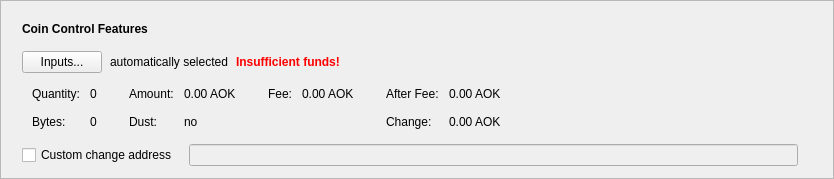
      <widget class="QFrame" name="frameCoinControl">
       <property name="sizePolicy">
        <sizepolicy hsizetype="Expanding" vsizetype="Fixed">
         <horstretch>0</horstretch>
         <verstretch>0</verstretch>
        </sizepolicy>
       </property>
       <property name="frameShape">
        <enum>QFrame::StyledPanel</enum>
       </property>
       <property name="frameShadow">
        <enum>QFrame::Raised</enum>
       </property>
       <layout class="QVBoxLayout" name="verticalLayout_2">
        <item>
         <layout class="QVBoxLayout" name="verticalLayoutCoinControl" stretch="0,0,0,0,0">
          <property name="spacing">
           <number>0</number>
          </property>
          <property name="sizeConstraint">
           <enum>QLayout::SetDefaultConstraint</enum>
          </property>
          <property name="leftMargin">
           <number>10</number>
          </property>
          <property name="topMargin">
           <number>10</number>
          </property>
          <item>
           <layout class="QHBoxLayout" name="horizontalLayoutCoinControl1">
            <property name="bottomMargin">
             <number>15</number>
            </property>
            <item>
             <widget class="QLabel" name="labelCoinControlFeatures">
              <property name="sizePolicy">
               <sizepolicy hsizetype="Preferred" vsizetype="Maximum">
                <horstretch>0</horstretch>
                <verstretch>0</verstretch>
               </sizepolicy>
              </property>
              <property name="font">
               <font>
                <weight>57</weight>
                <bold>false</bold>
               </font>
              </property>
              <property name="styleSheet">
               <string notr="true">font-weight:500;</string>
              </property>
              <property name="text">
               <string>Coin Control Features</string>
              </property>
             </widget>
            </item>
           </layout>
          </item>
          <item>
           <layout class="QHBoxLayout" name="horizontalLayoutCoinControl2" stretch="0,0,0,0">
            <property name="spacing">
             <number>8</number>
            </property>
            <property name="bottomMargin">
             <number>10</number>
            </property>
            <item>
             <widget class="QPushButton" name="pushButtonCoinControl">
              <property name="styleSheet">
               <string notr="true"/>
              </property>
              <property name="text">
               <string>Inputs...</string>
              </property>
              <property name="autoDefault">
               <bool>false</bool>
              </property>
             </widget>
            </item>
            <item>
             <widget class="QLabel" name="labelCoinControlAutomaticallySelected">
              <property name="text">
               <string>automatically selected</string>
              </property>
              <property name="margin">
               <number>5</number>
              </property>
             </widget>
            </item>
            <item>
             <widget class="QLabel" name="labelCoinControlInsuffFunds">
              <property name="font">
               <font>
                <weight>57</weight>
                <bold>false</bold>
               </font>
              </property>
              <property name="styleSheet">
               <string notr="true">color:red;font-weight:500;</string>
              </property>
              <property name="text">
               <string>Insufficient funds!</string>
              </property>
              <property name="margin">
               <number>5</number>
              </property>
             </widget>
            </item>
            <item>
             <spacer name="horizontalSpacerCoinControl">
              <property name="orientation">
               <enum>Qt::Horizontal</enum>
              </property>
              <property name="sizeHint" stdset="0">
               <size>
                <width>40</width>
                <height>1</height>
               </size>
              </property>
             </spacer>
            </item>
           </layout>
          </item>
          <item>
           <widget class="QWidget" name="widgetCoinControl" native="true">
            <property name="sizePolicy">
             <sizepolicy hsizetype="Preferred" vsizetype="Preferred">
              <horstretch>0</horstretch>
              <verstretch>0</verstretch>
             </sizepolicy>
            </property>
            <property name="minimumSize">
             <size>
              <width>0</width>
              <height>0</height>
             </size>
            </property>
            <property name="styleSheet">
             <string notr="true"/>
            </property>
            <layout class="QHBoxLayout" name="horizontalLayoutCoinControl5">
             <property name="leftMargin">
              <number>0</number>
             </property>
             <property name="topMargin">
              <number>0</number>
             </property>
             <property name="rightMargin">
              <number>0</number>
             </property>
             <property name="bottomMargin">
              <number>0</number>
             </property>
             <item>
              <layout class="QHBoxLayout" name="horizontalLayoutCoinControl3" stretch="0,0,0,1">
               <property name="spacing">
                <number>20</number>
               </property>
               <property name="topMargin">
                <number>0</number>
               </property>
               <property name="bottomMargin">
                <number>10</number>
               </property>
               <item>
                <layout class="QFormLayout" name="formLayoutCoinControl1">
                 <property name="horizontalSpacing">
                  <number>10</number>
                 </property>
                 <property name="verticalSpacing">
                  <number>14</number>
                 </property>
                 <property name="leftMargin">
                  <number>10</number>
                 </property>
                 <property name="topMargin">
                  <number>4</number>
                 </property>
                 <property name="rightMargin">
                  <number>6</number>
                 </property>
                 <item row="0" column="0">
                  <widget class="QLabel" name="labelCoinControlQuantityText">
                   <property name="font">
                    <font>
                     <weight>57</weight>
                     <bold>false</bold>
                    </font>
                   </property>
                   <property name="text">
                    <string>Quantity:</string>
                   </property>
                   <property name="margin">
                    <number>0</number>
                   </property>
                  </widget>
                 </item>
                 <item row="0" column="1">
                  <widget class="QLabel" name="labelCoinControlQuantity">
                   <property name="cursor">
                    <cursorShape>IBeamCursor</cursorShape>
                   </property>
                   <property name="contextMenuPolicy">
                    <enum>Qt::ActionsContextMenu</enum>
                   </property>
                   <property name="text">
                    <string notr="true">0</string>
                   </property>
                   <property name="margin">
                    <number>0</number>
                   </property>
                   <property name="textInteractionFlags">
                    <set>Qt::LinksAccessibleByMouse|Qt::TextSelectableByKeyboard|Qt::TextSelectableByMouse</set>
                   </property>
                  </widget>
                 </item>
                 <item row="1" column="0">
                  <widget class="QLabel" name="labelCoinControlBytesText">
                   <property name="font">
                    <font>
                     <weight>57</weight>
                     <bold>false</bold>
                    </font>
                   </property>
                   <property name="text">
                    <string>Bytes:</string>
                   </property>
                  </widget>
                 </item>
                 <item row="1" column="1">
                  <widget class="QLabel" name="labelCoinControlBytes">
                   <property name="cursor">
                    <cursorShape>IBeamCursor</cursorShape>
                   </property>
                   <property name="contextMenuPolicy">
                    <enum>Qt::ActionsContextMenu</enum>
                   </property>
                   <property name="text">
                    <string notr="true">0</string>
                   </property>
                   <property name="textInteractionFlags">
                    <set>Qt::LinksAccessibleByMouse|Qt::TextSelectableByKeyboard|Qt::TextSelectableByMouse</set>
                   </property>
                  </widget>
                 </item>
                </layout>
               </item>
               <item>
                <layout class="QFormLayout" name="formLayoutCoinControl2">
                 <property name="horizontalSpacing">
                  <number>10</number>
                 </property>
                 <property name="verticalSpacing">
                  <number>14</number>
                 </property>
                 <property name="leftMargin">
                  <number>6</number>
                 </property>
                 <property name="topMargin">
                  <number>4</number>
                 </property>
                 <property name="rightMargin">
                  <number>6</number>
                 </property>
                 <item row="0" column="0">
                  <widget class="QLabel" name="labelCoinControlAmountText">
                   <property name="font">
                    <font>
                     <weight>57</weight>
                     <bold>false</bold>
                    </font>
                   </property>
                   <property name="text">
                    <string>Amount:</string>
                   </property>
                   <property name="margin">
                    <number>0</number>
                   </property>
                  </widget>
                 </item>
                 <item row="0" column="1">
                  <widget class="QLabel" name="labelCoinControlAmount">
                   <property name="cursor">
                    <cursorShape>IBeamCursor</cursorShape>
                   </property>
                   <property name="contextMenuPolicy">
                    <enum>Qt::ActionsContextMenu</enum>
                   </property>
                   <property name="text">
                    <string notr="true">0.00 AOK</string>
                   </property>
                   <property name="textInteractionFlags">
                    <set>Qt::LinksAccessibleByMouse|Qt::TextSelectableByKeyboard|Qt::TextSelectableByMouse</set>
                   </property>
                  </widget>
                 </item>
                 <item row="1" column="0">
                  <widget class="QLabel" name="labelCoinControlLowOutputText">
                   <property name="font">
                    <font>
                     <weight>57</weight>
                     <bold>false</bold>
                    </font>
                   </property>
                   <property name="text">
                    <string>Dust:</string>
                   </property>
                  </widget>
                 </item>
                 <item row="1" column="1">
                  <widget class="QLabel" name="labelCoinControlLowOutput">
                   <property name="cursor">
                    <cursorShape>IBeamCursor</cursorShape>
                   </property>
                   <property name="contextMenuPolicy">
                    <enum>Qt::ActionsContextMenu</enum>
                   </property>
                   <property name="text">
                    <string notr="true">no</string>
                   </property>
                   <property name="textInteractionFlags">
                    <set>Qt::LinksAccessibleByMouse|Qt::TextSelectableByKeyboard|Qt::TextSelectableByMouse</set>
                   </property>
                  </widget>
                 </item>
                </layout>
               </item>
               <item>
                <layout class="QFormLayout" name="formLayoutCoinControl3">
                 <property name="horizontalSpacing">
                  <number>10</number>
                 </property>
                 <property name="verticalSpacing">
                  <number>14</number>
                 </property>
                 <property name="leftMargin">
                  <number>6</number>
                 </property>
                 <property name="topMargin">
                  <number>4</number>
                 </property>
                 <property name="rightMargin">
                  <number>6</number>
                 </property>
                 <item row="0" column="0">
                  <widget class="QLabel" name="labelCoinControlFeeText">
                   <property name="font">
                    <font>
                     <weight>57</weight>
                     <bold>false</bold>
                    </font>
                   </property>
                   <property name="text">
                    <string>Fee:</string>
                   </property>
                   <property name="margin">
                    <number>0</number>
                   </property>
                  </widget>
                 </item>
                 <item row="0" column="1">
                  <widget class="QLabel" name="labelCoinControlFee">
                   <property name="cursor">
                    <cursorShape>IBeamCursor</cursorShape>
                   </property>
                   <property name="contextMenuPolicy">
                    <enum>Qt::ActionsContextMenu</enum>
                   </property>
                   <property name="text">
                    <string notr="true">0.00 AOK</string>
                   </property>
                   <property name="textInteractionFlags">
                    <set>Qt::LinksAccessibleByMouse|Qt::TextSelectableByKeyboard|Qt::TextSelectableByMouse</set>
                   </property>
                  </widget>
                 </item>
                </layout>
               </item>
               <item>
                <layout class="QFormLayout" name="formLayoutCoinControl4">
                 <property name="horizontalSpacing">
                  <number>10</number>
                 </property>
                 <property name="verticalSpacing">
                  <number>14</number>
                 </property>
                 <property name="leftMargin">
                  <number>6</number>
                 </property>
                 <property name="topMargin">
                  <number>4</number>
                 </property>
                 <property name="rightMargin">
                  <number>6</number>
                 </property>
                 <item row="0" column="0">
                  <widget class="QLabel" name="labelCoinControlAfterFeeText">
                   <property name="font">
                    <font>
                     <weight>57</weight>
                     <bold>false</bold>
                    </font>
                   </property>
                   <property name="text">
                    <string>After Fee:</string>
                   </property>
                   <property name="margin">
                    <number>0</number>
                   </property>
                  </widget>
                 </item>
                 <item row="0" column="1">
                  <widget class="QLabel" name="labelCoinControlAfterFee">
                   <property name="cursor">
                    <cursorShape>IBeamCursor</cursorShape>
                   </property>
                   <property name="contextMenuPolicy">
                    <enum>Qt::ActionsContextMenu</enum>
                   </property>
                   <property name="text">
                    <string notr="true">0.00 AOK</string>
                   </property>
                   <property name="textInteractionFlags">
                    <set>Qt::LinksAccessibleByMouse|Qt::TextSelectableByKeyboard|Qt::TextSelectableByMouse</set>
                   </property>
                  </widget>
                 </item>
                 <item row="1" column="0">
                  <widget class="QLabel" name="labelCoinControlChangeText">
                   <property name="font">
                    <font>
                     <weight>57</weight>
                     <bold>false</bold>
                    </font>
                   </property>
                   <property name="text">
                    <string>Change:</string>
                   </property>
                  </widget>
                 </item>
                 <item row="1" column="1">
                  <widget class="QLabel" name="labelCoinControlChange">
                   <property name="cursor">
                    <cursorShape>IBeamCursor</cursorShape>
                   </property>
                   <property name="contextMenuPolicy">
                    <enum>Qt::ActionsContextMenu</enum>
                   </property>
                   <property name="text">
                    <string notr="true">0.00 AOK</string>
                   </property>
                   <property name="textInteractionFlags">
                    <set>Qt::LinksAccessibleByMouse|Qt::TextSelectableByKeyboard|Qt::TextSelectableByMouse</set>
                   </property>
                  </widget>
                 </item>
                </layout>
               </item>
              </layout>
             </item>
            </layout>
           </widget>
          </item>
          <item>
           <layout class="QHBoxLayout" name="horizontalLayoutCoinControl4" stretch="0,0,0">
            <property name="spacing">
             <number>12</number>
            </property>
            <property name="sizeConstraint">
             <enum>QLayout::SetDefaultConstraint</enum>
            </property>
            <property name="topMargin">
             <number>5</number>
            </property>
            <property name="rightMargin">
             <number>5</number>
            </property>
            <item>
             <widget class="QCheckBox" name="checkBoxCoinControlChange">
              <property name="toolTip">
               <string>If this is activated, but the change address is empty or invalid, change will be sent to a newly generated address.</string>
              </property>
              <property name="text">
               <string>Custom change address</string>
              </property>
             </widget>
            </item>
            <item>
             <widget class="QValidatedLineEdit" name="lineEditCoinControlChange">
              <property name="enabled">
               <bool>false</bool>
              </property>
              <property name="sizePolicy">
               <sizepolicy hsizetype="Expanding" vsizetype="Fixed">
                <horstretch>0</horstretch>
                <verstretch>0</verstretch>
               </sizepolicy>
              </property>
             </widget>
            </item>
            <item>
             <widget class="QLabel" name="labelCoinControlChangeLabel">
              <property name="sizePolicy">
               <sizepolicy hsizetype="Preferred" vsizetype="Expanding">
                <horstretch>0</horstretch>
                <verstretch>0</verstretch>
               </sizepolicy>
              </property>
              <property name="minimumSize">
               <size>
                <width>0</width>
                <height>0</height>
               </size>
              </property>
              <property name="text">
               <string/>
              </property>
              <property name="margin">
               <number>3</number>
              </property>
             </widget>
            </item>
           </layout>
          </item>
          <item>
           <spacer name="verticalSpacerCoinControl">
            <property name="orientation">
             <enum>Qt::Vertical</enum>
            </property>
            <property name="sizeType">
             <enum>QSizePolicy::Expanding</enum>
            </property>
            <property name="sizeHint" stdset="0">
             <size>
              <width>800</width>
              <height>1</height>
             </size>
            </property>
           </spacer>
          </item>
         </layout>
        </item>
       </layout>
      </widget>
